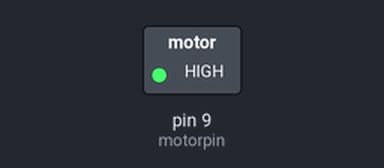
Bench run of a sketch on a simulated Arduino Uno, built with avr-gcc and run on an emulated ATmega328P. On the bench: switched loads named in the sketch (green lamp = pin HIGH). Dashed ring = blinking.

Above: at 0.5 s.
Timing chart, 0 to 4.6 s (numbered marks = the images above):
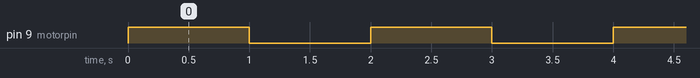

Measured:
- by itself, pin 9 (motorpin): alternates HIGH for 1.0 s and LOW for 1.0 s

The sketch:

myMotor.ino
```cpp
int motorpin=9;

void setup() {
  // put your setup code here, to run once:
  pinMode(motorpin,OUTPUT);
}

void loop() {
  // put your main code here, to run repeatedly:
  digitalWrite(motorpin,HIGH);
  delay(1000);

  digitalWrite(motorpin,LOW);
  delay(1000);
}
```
